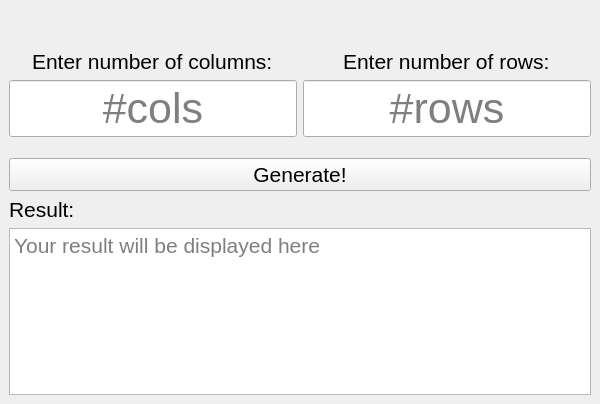
<?xml version="1.0" encoding="UTF-8"?>
<ui version="4.0">
 <class>MainWindow</class>
 <widget class="QMainWindow" name="MainWindow">
  <property name="geometry">
   <rect>
    <x>0</x>
    <y>0</y>
    <width>600</width>
    <height>404</height>
   </rect>
  </property>
  <property name="minimumSize">
   <size>
    <width>600</width>
    <height>404</height>
   </size>
  </property>
  <property name="font">
   <font>
    <pointsize>16</pointsize>
   </font>
  </property>
  <property name="windowTitle">
   <string>QMatrixPrinter</string>
  </property>
  <widget class="QWidget" name="centralwidget">
   <layout class="QVBoxLayout" name="verticalLayout">
    <item>
     <spacer name="verticalSpacer_2">
      <property name="orientation">
       <enum>Qt::Orientation::Vertical</enum>
      </property>
      <property name="sizeType">
       <enum>QSizePolicy::Policy::Fixed</enum>
      </property>
      <property name="sizeHint" stdset="0">
       <size>
        <width>20</width>
        <height>40</height>
       </size>
      </property>
     </spacer>
    </item>
    <item>
     <layout class="QHBoxLayout" name="horizontalLayout_labels">
      <item alignment="Qt::AlignmentFlag::AlignHCenter">
       <widget class="QLabel" name="label_cols">
        <property name="text">
         <string>Enter number of columns:</string>
        </property>
       </widget>
      </item>
      <item alignment="Qt::AlignmentFlag::AlignHCenter">
       <widget class="QLabel" name="label_rows">
        <property name="text">
         <string>Enter number of rows:</string>
        </property>
       </widget>
      </item>
     </layout>
    </item>
    <item>
     <layout class="QHBoxLayout" name="horizontalLayout_input">
      <item>
       <spacer name="horizontalSpacer">
        <property name="orientation">
         <enum>Qt::Orientation::Horizontal</enum>
        </property>
        <property name="sizeHint" stdset="0">
         <size>
          <width>40</width>
          <height>20</height>
         </size>
        </property>
       </spacer>
      </item>
      <item>
       <widget class="QLineEdit" name="lineEdit_cols">
        <property name="font">
         <font>
          <pointsize>32</pointsize>
         </font>
        </property>
        <property name="alignment">
         <set>Qt::AlignmentFlag::AlignCenter</set>
        </property>
        <property name="placeholderText">
         <string>#cols</string>
        </property>
       </widget>
      </item>
      <item>
       <spacer name="horizontalSpacer_2">
        <property name="orientation">
         <enum>Qt::Orientation::Horizontal</enum>
        </property>
        <property name="sizeHint" stdset="0">
         <size>
          <width>40</width>
          <height>20</height>
         </size>
        </property>
       </spacer>
      </item>
      <item>
       <widget class="QLineEdit" name="lineEdit_rows">
        <property name="font">
         <font>
          <pointsize>32</pointsize>
         </font>
        </property>
        <property name="alignment">
         <set>Qt::AlignmentFlag::AlignCenter</set>
        </property>
        <property name="placeholderText">
         <string>#rows</string>
        </property>
       </widget>
      </item>
      <item>
       <spacer name="horizontalSpacer_3">
        <property name="orientation">
         <enum>Qt::Orientation::Horizontal</enum>
        </property>
        <property name="sizeHint" stdset="0">
         <size>
          <width>40</width>
          <height>20</height>
         </size>
        </property>
       </spacer>
      </item>
     </layout>
    </item>
    <item>
     <spacer name="verticalSpacer">
      <property name="orientation">
       <enum>Qt::Orientation::Vertical</enum>
      </property>
      <property name="sizeHint" stdset="0">
       <size>
        <width>20</width>
        <height>40</height>
       </size>
      </property>
     </spacer>
    </item>
    <item>
     <widget class="QPushButton" name="pushButton">
      <property name="cursor">
       <cursorShape>PointingHandCursor</cursorShape>
      </property>
      <property name="toolTip">
       <string>Generate your matrix and get the output printed out in the field below!</string>
      </property>
      <property name="text">
       <string>Generate!</string>
      </property>
     </widget>
    </item>
    <item>
     <widget class="QLabel" name="label_result">
      <property name="text">
       <string>Result:</string>
      </property>
     </widget>
    </item>
    <item>
     <widget class="QPlainTextEdit" name="plainTextEdit_2">
      <property name="cursor" stdset="0">
       <cursorShape>ArrowCursor</cursorShape>
      </property>
      <property name="readOnly">
       <bool>true</bool>
      </property>
      <property name="placeholderText">
       <string>Your result will be displayed here</string>
      </property>
     </widget>
    </item>
   </layout>
  </widget>
 </widget>
 <resources/>
 <connections/>
</ui>
